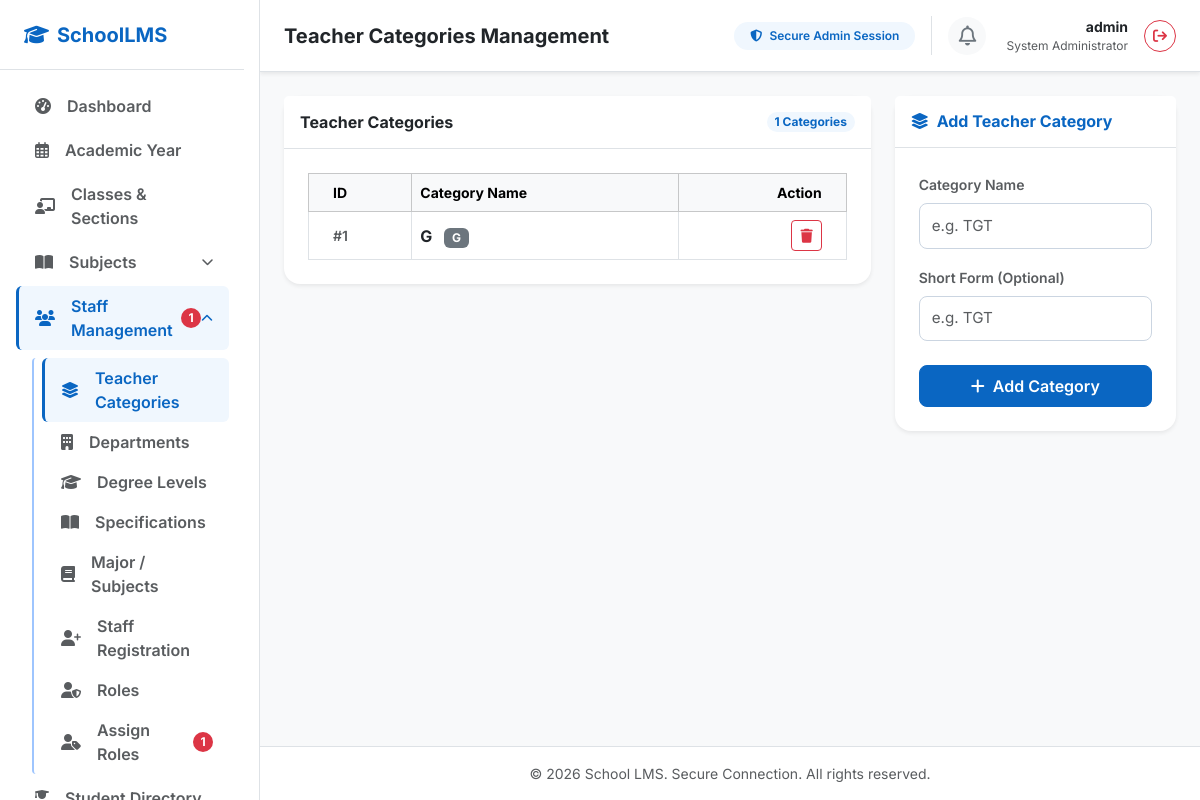
Page /admin/teacher_categories (signed in) on the committed database.
### app.py (models this page shows, shortened)
class TeacherCategory(db.Model):
    __tablename__ = 'teacher_categories'
    id = db.Column(db.Integer, primary_key=True)
    name = db.Column(db.String(100), unique=True, nullable=False)
    short_form = db.Column(db.String(20), nullable=True)

### app.py (the view)
@app.route('/admin/teacher_categories')
def teacher_categories():
    if not session.get('admin_logged_in'):
        flash("Access denied. Please log in first.", "warning")
        return redirect(url_for('login'))
    categories = TeacherCategory.query.order_by(TeacherCategory.name).all()
    return render_template('admin/teacher_categories.html', categories=categories, admin_username=session.get('admin_username'))

### templates/admin/teacher_categories.html (shortened to what this page needs)
{% extends "admin/base.html" %}
{% block header_title %}Teacher Categories Management{% endblock %}
{% block extra_css %}
<link rel="stylesheet" href="https://cdn.datatables.net/1.13.6/css/dataTables.bootstrap5.min.css">
{% endblock %}
{% block content %}
<div class="row g-4">
    <div class="col-lg-8">
        <div class="card border-0 shadow-sm rounded-4 bg-white">
            <div class="card-header bg-white border-bottom py-3 d-flex justify-content-between align-items-center">
                <h6 class="fw-bold text-dark mb-0">Teacher Categories</h6>
                <span class="badge bg-blue-light text-blue-primary rounded-pill">{{ categories|length }} Categories</span>
            </div>
            <div class="card-body p-4">
                <div class="table-responsive">
                    <table id="teacherCategoriesTable" class="table table-bordered table-hover align-middle mb-0">
                        <thead class="table-light text-muted fw-semibold small">
                            <tr>
                                <th class="ps-4">ID</th>
                                <th>Category Name</th>
                                <th class="text-end pe-4">Action</th>
                            </tr>
                        </thead>
                        <tbody>
                            {% if categories %}
                                {% for cat in categories %}
                                    <tr>
                                        <td class="ps-4 text-muted small fw-semibold">#{{ cat.id }}</td>
                                        <td class="fw-bold text-dark">
                                            {{ cat.name }}
                                            {% if cat.short_form %}
                                                <span class="badge bg-secondary ms-2">{{ cat.short_form }}</span>
                                            {% endif %}
                                        </td>
                                        <td class="text-end pe-4">
                                            <form method="POST" action="{{ url_for('delete_teacher_category', id=cat.id) }}" class="d-inline" onsubmit="return confirm('Are you sure you want to delete this category?');">
                                                <button type="submit" class="btn btn-sm btn-outline-danger"><i class="fa-solid fa-trash"></i></button>
                                            </form>
                                        </td>
                                    </tr>
                                {% endfor %}
                            {% else %}
                                <tr>
                                    <td colspan="3" class="text-center py-4 text-muted">No categories added yet.</td>
                                </tr>
                            {% endif %}
                        </tbody>
                    </table>
                </div>
            </div>
        </div>
    </div>
    <div class="col-lg-4">
        <div class="card border-0 shadow-sm rounded-4 bg-white">
            <div class="card-header bg-white border-bottom py-3">
                <h6 class="fw-bold text-blue-primary mb-0">
                    <i class="fa-solid fa-layer-group me-2"></i>Add Teacher Category
                </h6>
            </div>
            <div class="card-body p-4">
                <form method="POST" action="{{ url_for('add_teacher_category') }}" class="needs-validation" novalidate>
                    <div class="mb-3">
                        <label for="category_name" class="form-label fw-semibold text-muted small">Category Name</label>
                        <input type="text" class="form-control" id="category_name" name="name" placeholder="e.g. TGT" oninput="this.value = this.value.toUpperCase()" required>
                    </div>
                    <div class="mb-4">
                        <label for="short_form" class="form-label fw-semibold text-muted small">Short Form (Optional)</label>
                        <input type="text" class="form-control" id="short_form" name="short_form" placeholder="e.g. TGT" oninput="this.value = this.value.toUpperCase()">
                    </div>
                    <button type="submit" class="btn btn-blue-primary w-100 py-2 fw-semibold">
                        <i class="fa-solid fa-plus me-1"></i> Add Category
                    </button>
                </form>
            </div>
        </div>
    </div>
</div>
{% endblock %}

### static/css/style.css (style rules this page uses)
:root { --blue-primary: #0a66c2; --blue-hover: #004182; --blue-dark: #002244; --blue-light: #f0f7fe; --blue-accent: #3b82f6; --bg-light: #f8fafc; --text-dark: #1e293b; --text-muted: #64748b; --success-light: #d1fae5; --success-text: #065f46; --warning-light: #fef3c7; --warning-text: #92400e; --info-light: #e0f2fe; --info-text: #0369a1; }
body { font-family: 'Inter', sans-serif; color: var(--text-dark); background-color: var(--bg-light) !important; }
.text-blue-primary { color: var(--blue-primary) !important; }
.bg-blue-light { background-color: var(--blue-light) !important; }
.btn-blue-primary { background-color: var(--blue-primary); border-color: var(--blue-primary); color: #ffffff; transition: all 0.2s ease-in-out; border-radius: 8px; }
.form-control { font-size: 0.95rem; padding: 0.65rem 0.75rem; border: 1px solid #cbd5e1; border-radius: 8px; transition: all 0.15s ease-in-out; }

### rows in the picture
TeacherCategory: id "1", name "G", short_form "G"

### other values in the picture
{{ unassigned_staff_count }} "1"
{{ admin_username or 'Admin' }} "admin"
{{ categories|length }} "1"
